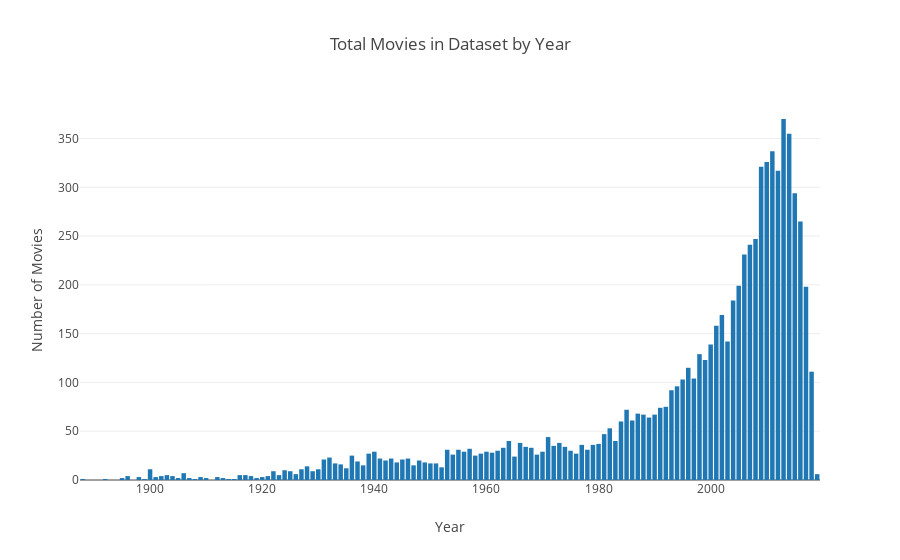

The cell this chart's notebook holds for it:
### Code cell
trace = go.Bar(
            x=[year for year in year_counts.index],
            y=[count for count in year_counts.values]
)
data = [trace]    
layout = go.Layout(title="Total Movies in Dataset by Year", xaxis=dict(title="Year"), 
                   yaxis=dict(title="Number of Movies"))

fig = go.Figure(data=data, layout=layout)
iplot(fig)

### Figure 1 — Plotly figure (JSON) as saved in the notebook; plotly's stock layout.template omitted (floating-point values rounded to 4 significant figures)
{"data": [{"type": "bar", "uid": "d4863c26-2e93-4941-9a37-f9e8c8c55871", "x": [1888, 1892, 1895, 1896, 1898, 1899, 1900, 1901, 1902, 1903, 1904, 1905, 1906, 1907, 1908, 1909, 1910, 1912, 1913, 1914, 1915, 1916, 1917, 1918, 1919, 1920, 1921, 1922, 1923, 1924, 1925, 1926, 1927, 1928, 1929, 1930, 1931, 1932, 1933, 1934, 1935, 1936, 1937, 1938, 1939, 1940, 1941, 1942, 1943, 1944, 1945, 1946, 1947, 1948, 1949, 1950, 1951, 1952, 1953, 1954, 1955, 1956, 1957, 1958, 1959, 1960, 1961, 1962, 1963, 1964, 1965, 1966, 1967, 1968, 1969, 1970, 1971, 1972, 1973, 1974, 1975, 1976, 1977, 1978, 1979, 1980, 1981, 1982, 1983, 1984, 1985, 1986, 1987, 1988, 1989, 1990, 1991, 1992, 1993, 1994, 1995, 1996, 1997, 1998, 1999, 2000, 2001, 2002, 2003, 2004, 2005, 2006, 2007, 2008, 2009, 2010, 2011, 2012, 2013, 2014, 2015, 2016, 2017, 2018, 2019], "y": [1, 1, 2, 4, 3, 1, 11, 3, 4, 5, 4, 2, 7, 2, 1, 3, 2, 3, 2, 1, 1, 5, 5, 4, 2, 3, 4, 9, 5, 10, 9, 6, 11, 14, 9, 11, 21, 23, 17, 16, 12, 25, 19, 15, 27, 29, 22, 20, 22, 18, 21, 22, 15, 20, 18, 17, 17, 13, 31, 26, 31, 29, 32, 25, 27, 29, 28, 30, 33, 40, 24, 38, 34, 33, 26, 29, 44, 35, 38, 34, 30, 27, 36, 31, 36, 37, 47, 53, 40, 60, 72, 61, 68, 67, 64, 67, 74, 75, 92, 96, 103, 115, 104, 129, 123, 139, 158, 169, 142, 184, 199, 231, 241, 247, 321, 326, 337, 317, 370, 355, 294, 265, 198, 111, 6]}], "layout": {"autosize": true, "title": {"text": "Total Movies in Dataset by Year"}, "xaxis": {"autorange": true, "range": [1888.0, 2020.0], "title": {"text": "Year"}, "type": "linear"}, "yaxis": {"autorange": true, "range": [0, 389.5], "title": {"text": "Number of Movies"}, "type": "linear"}}}
